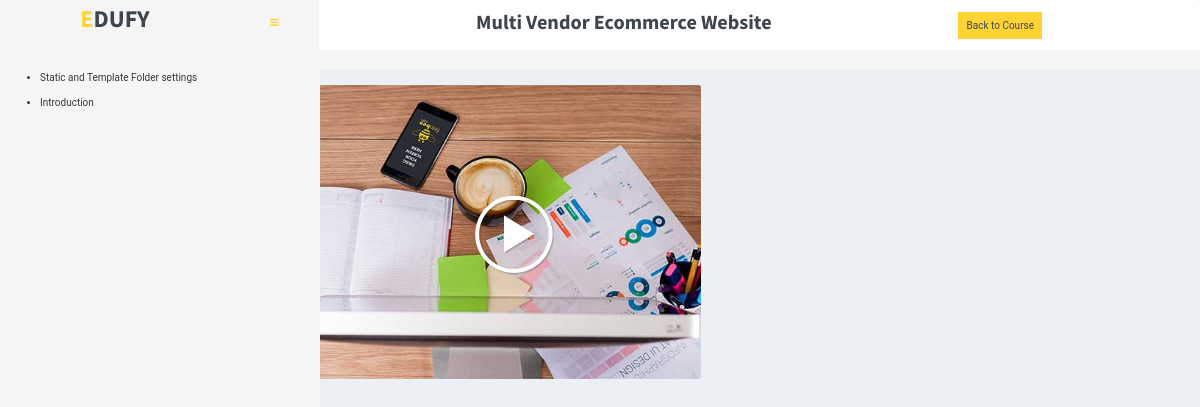
Page /watch_course/7/ on the earlier database version.
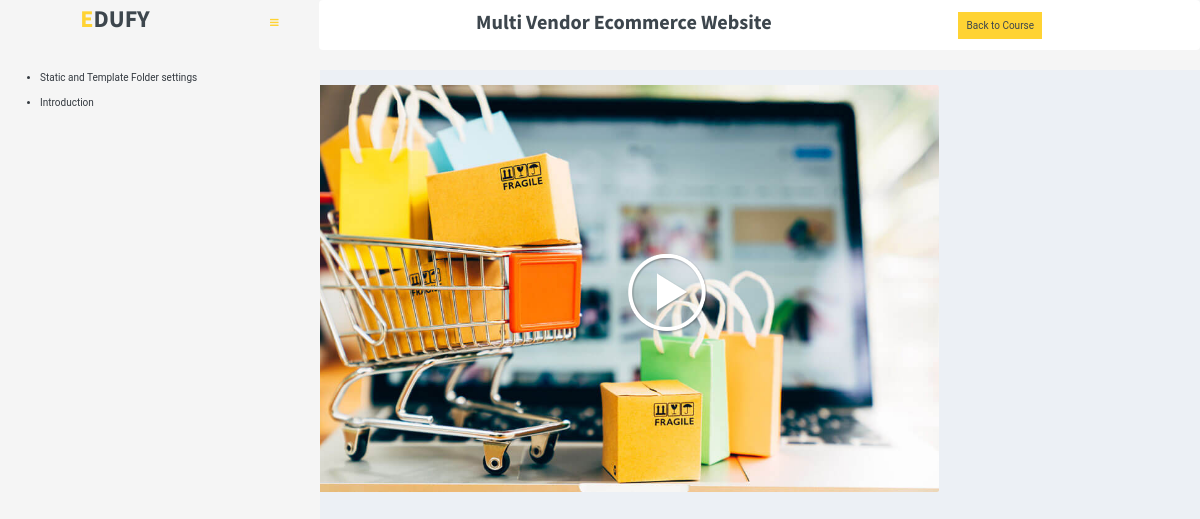
Same page on the later database version.
### course_app/models.py (models this page shows, shortened)
class Course(models.Model):
    STATUS = (
        ('Draft', 'Draft'),
        ('Published', 'Published'),
    )
    name = models.CharField(max_length=200, null=True)
    image = models.ImageField(upload_to='author/')
    video_link = models.CharField(max_length=200, null=True, blank=True)
    date_created = models.DateTimeField(auto_now_add=True)
    author = models.ForeignKey(Author, on_delete=models.CASCADE, null=True)
    category = models.ForeignKey(Category, on_delete=models.SET_NULL, null=True)
    descriptions = models.TextField(null=True, blank=True)
    price = models.IntegerField(default='0', null=True)
    discount = models.IntegerField(default='0', null=True)
    status = models.CharField(choices=STATUS, max_length=200, null=True)
    thumb_nail = models.ImageField(upload_to='author/', null=True)
    @property
    def imageURL(self):
        try:
            url = self.image.url
        except:
            url = ''
        return url

### course_app/views.py (the view)
# urls.py: path('watch_course/<int:pk>/', views.watch_course, name="watch_course"),
def watch_course(request, pk):
    video_id = request.GET.get('lecture')
    print("id =")
    print(video_id)
    try:
        course = Course.objects.get(id=pk)
    except Course.DoesNotExist:
        course = None
    try:
        video = Video.objects.get(id=video_id)
    except Video.DoesNotExist:
        video = course
    context = {'course': course, 'video': video}
    return render(request, 'course_app/watch_course.html', context)

### course_app/templates/course_app/watch_course.html (shortened to what this page needs)
<!DOCTYPE html>
{% load static %}
<html>
  <head>
    <link href="bootstrap/css/bootstrap3.min.css" rel="stylesheet" type="text/css" />
    <link href="https://cdn.jsdelivr.net/npm/bootstrap@4.4.1/dist/css/bootstrap.min.css" rel="stylesheet">
    <link href="https://maxcdn.bootstrapcdn.com/font-awesome/4.7.0/css/font-awesome.min.css" rel="stylesheet" />
   <link rel="stylesheet" href="https://cdn.jsdelivr.net/npm/@fancyapps/ui@5.0/dist/fancybox/fancybox.css"/>
    <link href="https://cdnjs.cloudflare.com/ajax/libs/font-awesome/5.10.0/css/all.min.css" rel="stylesheet">
    <link href="https://maxcdn.bootstrapcdn.com/font-awesome/4.3.0/css/font-awesome.min.css" rel="stylesheet" type="text/css" />
    <link href="http://code.ionicframework.com/ionicons/2.0.0/css/ionicons.min.css" rel="stylesheet" type="text/css" />
    <link href="{% static 'css/AdminLTE.min.css' %}" rel="stylesheet"/>
    <link href="{% static 'css/_all-skins.min.css' %}" rel="stylesheet"/>
    <link href="{% static 'css/owl.carousel.min.css' %}" rel="stylesheet">
    <link href="{% static 'css/style.css' %}" rel="stylesheet">
    <link href="{% static 'css/style3.css' %}" rel="stylesheet">
    <link href="{% static 'css/invoice.css' %}" rel="stylesheet">
  </head>
  <body class="skin-blue">
  <div class="wrapper">
      <header class="main-header">
        <a href="index2.html" class="logo mt-2"><h2 class="m-0"><span class="text-primary">E</span>DUFY</h2></a>
        <nav class="navbarr navbar-static-top" role="navigation">
          <a href="#" class="sidebar-toggle" data-toggle="offcanvas" role="button">
          </a>
           <div class="">
                <nav class="navbar navbar-expand-lg bg-light navbar-light py-3 py-lg-0 px-0">
                    <div class="collapse navbar-collapse justify-content-between" id="navbarCollapse">
                        <div class="navbar-nav px-5">
                            <div class="nav-item dropdown">
                                <h3 class="">{{video.name}}</h3>
                            </div>
                        </div>
                         <a class="btn btn-primary py-2 px-10 mx-5 d-none d-lg-block margin" href="">Back to Course</a>
                    </div>
                </nav>
            </div>
        </nav>
      </header>
      <aside class="main-sidebar">
        <section class="sidebar">
         <div class="accordion" id="accordionExample">
         {% for lesson in course.lesson_set.all %}
             <div class="">
                 <div class="" id="headingOne">
                     <a href="#" data-toggle="collapse" data-target="#collapse{{lesson.id}}" aria-expanded="False" aria-controls="collapseOne">
                         <ul>
                             <li class="dark"><span class="">{{lesson.name}}</span></li>
                         </ul>
                     </a>
                 </div>
             </div>
             {% endfor %}
         </div>
        </section>
      </aside>
      <div class="content-wrapper">
        <section class="content">
          <div class="row svg">
              <a href="https://youtu.be/NWBL9nJH1HU?si=RFqa59cI1Y3kV-9U" class="" data-fancybox data-caption="Single video">
                  <img class="svg-element" src="{% static 'img/owl.video.play.png' %}" alt="play-icon">
                  <img class="img-fluidd rounded w-100 ml-5" src="{{video.imageURL}}" alt="Image">
            </a>
          </div>
        </section>
      </div>
    </div>
  </body>
</html>

Differences in the rows shown:
changed Course "Multi Vendor Ecommerce Website": imageURL: picture added
